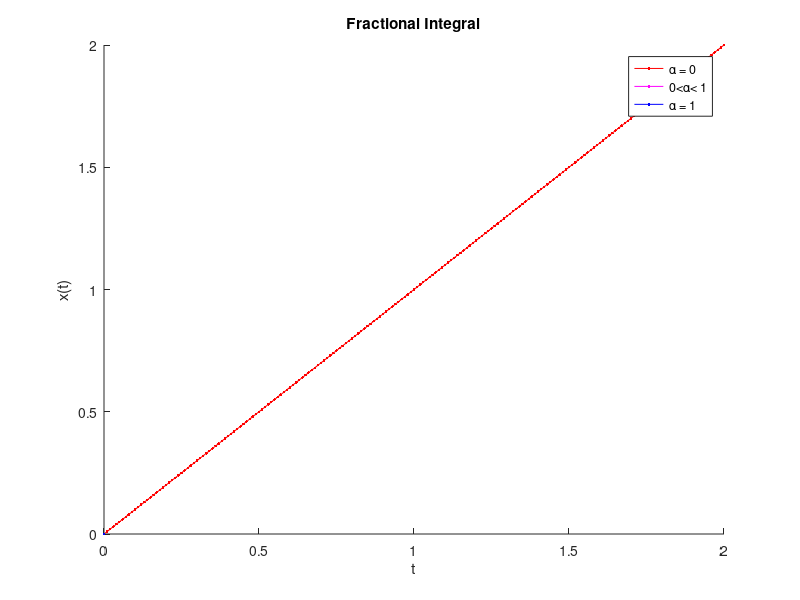

Source code (MATLAB): (Note: this script raises an error after producing the figure.)
% Performs integration of x(t) = t, using alpha from 0 to 1, and animate
% the result using a GIF file

clc;
close all;
clear all;

ts = 0.01;
n = 170;

figure;
hold on;
h1 = plot(0, 0, 'r');
h3 = plot(0, 0, 'm');
h2 = plot(0, 0, 'b');
h4 = text(0.2, 1.8, '');

legend('\alpha = 0', '0<\alpha< 1', '\alpha = 1')
xlabel('t');
ylabel('x(t)')
title ('Fractional Integral')
xlim([0 2]);
ylim([0 2]);

t = 0:ts:2;

% x(t) = t
x = t;
set(h1, 'XData', t, 'YData', x);

% x(t) = 0.5 * t^2
x3 = fint(x, 1, n, ts);
set(h3, 'XData', t, 'YData', x3);

k = 1; % frame number for the gif file
for alpha = 0:0.05:1
    stralpha = ['\alpha = ', num2str(alpha)];
    set(h4, 'String', stralpha);
    
    x2 = fint(x, alpha, n, ts);
    set(h2, 'XData', t, 'YData', x2);
    drawnow;
    pause(0.1);
    
    % Draw to gif
    frame = getframe(1);
    im = frame2im(frame);
    [imind,cm] = rgb2ind(im,256);
    if k == 1;
        imwrite(imind,cm,'fint.gif','gif', 'Loopcount',inf);
    else
        imwrite(imind,cm,'fint.gif','gif','WriteMode','append');
    end
    k = k + 1;
end